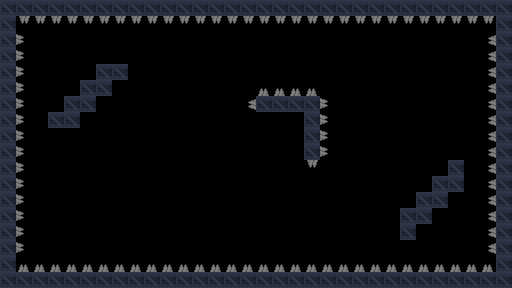

Below is a game level as drawn by its tile map, then a one-line description and the .tmx file that defines it, in full:
An orthogonal 32x18 tile map with 16x16 px tiles, 2 tile layers (background, details), 2 tilesets and 6 objects (2x gravity, spawn, goal).

<map version="1.5" tiledversion="1.7.2" orientation="orthogonal" renderorder="right-down" width="32" height="18" tilewidth="16" tileheight="16" infinite="0" nextlayerid="4" nextobjectid="51">
 <tileset firstgid="1" source="industrial.v2.tsx" />
 <tileset firstgid="1025" source="Dungeon Sprites.tsx" />
 <layer id="3" name="background" width="32" height="18">
  <data encoding="csv">
0,0,0,0,0,0,0,0,0,0,0,0,0,0,0,0,0,0,0,0,0,0,0,0,0,0,0,0,0,0,0,0,
0,0,0,0,0,0,0,0,0,0,0,0,0,0,0,0,0,0,0,0,0,0,0,0,0,0,0,0,0,0,0,0,
0,0,0,0,0,0,0,0,0,0,0,0,0,0,0,0,0,0,0,0,0,0,0,0,0,0,0,0,0,0,0,0,
0,0,0,0,0,0,0,0,0,0,0,0,0,0,0,0,0,0,0,0,0,0,0,0,0,0,0,0,0,0,0,0,
0,0,0,0,0,0,0,0,0,0,0,0,0,0,0,0,0,0,0,0,0,0,0,0,0,0,0,0,0,0,0,0,
0,0,0,0,0,0,0,0,0,0,0,0,0,0,0,0,0,0,0,0,0,0,0,0,0,0,0,0,0,0,0,0,
0,0,0,0,0,0,0,0,0,0,0,0,0,0,0,0,0,0,0,0,0,0,0,0,0,0,0,0,0,0,0,0,
0,0,0,0,0,0,0,0,0,0,0,0,0,0,0,0,0,0,0,0,0,0,0,0,0,0,0,0,0,0,0,0,
0,0,0,0,0,0,0,0,0,0,0,0,0,0,0,0,0,0,0,0,0,0,0,0,0,0,0,0,0,0,0,0,
0,0,0,0,0,0,0,0,0,0,0,0,0,0,0,0,0,0,0,0,0,0,0,0,0,0,0,0,0,0,0,0,
0,0,0,0,0,0,0,0,0,0,0,0,0,0,0,0,0,0,0,0,0,0,0,0,0,0,0,0,0,0,0,0,
0,0,0,0,0,0,0,0,0,0,0,0,0,0,0,0,0,0,0,0,0,0,0,0,0,0,0,0,0,0,0,0,
0,0,0,0,0,0,0,0,0,0,0,0,0,0,0,0,0,0,0,0,0,0,0,0,0,0,0,0,0,0,0,0,
0,0,0,0,0,0,0,0,0,0,0,0,0,0,0,0,0,0,0,0,0,0,0,0,0,0,0,0,0,0,0,0,
0,0,0,0,0,0,0,0,0,0,0,0,0,0,0,0,0,0,0,0,0,0,0,0,0,0,0,0,0,0,0,0,
0,0,0,0,0,0,0,0,0,0,0,0,0,0,0,0,0,0,0,0,0,0,0,0,0,0,0,0,0,0,0,0,
0,0,0,0,0,0,0,0,0,0,0,0,0,0,0,0,0,0,0,0,0,0,0,0,0,0,0,0,0,0,0,0,
0,0,0,0,0,0,0,0,0,0,0,0,0,0,0,0,0,0,0,0,0,0,0,0,0,0,0,0,0,0,0,0
</data>
 </layer>
 <layer id="1" name="details" width="32" height="18">
  <properties>
   <property name="physics" type="bool" value="true" />
  </properties>
  <data encoding="csv">
20,20,20,20,20,20,20,20,20,20,20,20,20,20,20,20,20,20,20,20,20,20,20,20,20,20,20,20,20,20,20,20,
20,3221226628,3221226628,3221226628,3221226628,3221226628,3221226628,3221226628,3221226628,3221226628,3221226628,3221226628,3221226628,3221226628,3221226628,3221226628,3221226628,3221226628,3221226628,3221226628,3221226628,3221226628,3221226628,3221226628,3221226628,3221226628,3221226628,3221226628,3221226628,3221226628,3221226628,20,
20,2684355716,0,0,0,0,0,0,0,0,0,0,0,0,0,0,0,0,0,0,0,0,0,0,0,0,0,0,0,0,1610613892,20,
20,2684355716,0,0,0,0,0,0,0,0,0,0,0,0,0,0,0,0,0,0,0,0,0,0,0,0,0,0,0,0,1610613892,20,
20,2684355716,0,0,0,0,20,20,0,0,0,0,0,0,0,0,0,0,0,0,0,0,0,0,0,0,0,0,0,0,1610613892,20,
20,2684355716,0,0,0,20,20,0,0,0,0,0,0,0,0,0,1156,1156,1156,1156,0,0,0,0,0,0,0,0,0,0,1610613892,20,
20,2684355716,0,0,20,20,0,0,0,0,0,0,0,0,0,1610613892,20,20,20,20,2684355716,0,0,0,0,0,0,0,0,0,1610613892,20,
20,2684355716,0,20,20,0,0,0,0,0,0,0,0,0,0,0,0,0,0,20,2684355716,0,0,0,0,0,0,0,0,0,1610613892,20,
20,2684355716,0,0,0,0,0,0,0,0,0,0,0,0,0,0,0,0,0,20,2684355716,0,0,0,0,0,0,0,0,0,1610613892,20,
20,2684355716,0,0,0,0,0,0,0,0,0,0,0,0,0,0,0,0,0,20,2684355716,0,0,0,0,0,0,0,0,0,1610613892,20,
20,2684355716,0,0,0,0,0,0,0,0,0,0,0,0,0,0,0,0,0,3221226628,0,0,0,0,0,0,0,0,20,0,1610613892,20,
20,2684355716,0,0,0,0,0,0,0,0,0,0,0,0,0,0,0,0,0,0,0,0,0,0,0,0,0,20,20,0,1610613892,20,
20,2684355716,0,0,0,0,0,0,0,0,0,0,0,0,0,0,0,0,0,0,0,0,0,0,0,0,20,20,0,0,1610613892,20,
20,2684355716,0,0,0,0,0,0,0,0,0,0,0,0,0,0,0,0,0,0,0,0,0,0,0,20,20,0,0,0,1610613892,20,
20,2684355716,0,0,0,0,0,0,0,0,0,0,0,0,0,0,0,0,0,0,0,0,0,0,0,20,0,0,0,0,1610613892,20,
20,2684355716,0,0,0,0,0,0,0,0,0,0,0,0,0,0,0,0,0,0,0,0,0,0,0,0,0,0,0,0,1610613892,20,
20,1156,1156,1156,1156,1156,1156,1156,1156,1156,1156,1156,1156,1156,1156,1156,1156,1156,1156,1156,1156,1156,1156,1156,1156,1156,1156,1156,1156,1156,1156,20,
20,20,20,20,20,20,20,20,20,20,20,20,20,20,20,20,20,20,20,20,20,20,20,20,20,20,20,20,20,20,20,20
</data>
 </layer>
 <objectgroup id="2" name="objects">
  <object id="2" name="spawn" gid="513" x="68" y="224" width="16" height="16" />
  <object id="36" name="goal" gid="1158" x="272" y="144" width="16" height="16" />
  <object id="43" x="520" y="140" width="83" height="19">
   <text wrap="1" halign="center">16 tiles</text>
  </object>
  <object id="44" name="gravity" gid="526" x="288" y="228" width="16" height="16" />
  <object id="49" name="gravity" gid="330" x="172" y="100" width="16" height="16">
   <properties>
    <property name="constant" type="bool" value="true" />
   </properties>
  </object>
  <object id="50" x="336" y="44" width="151" height="76">
   <text wrap="1">Black holes are dangeours but they can help</text>
  </object>
 </objectgroup>
</map>
